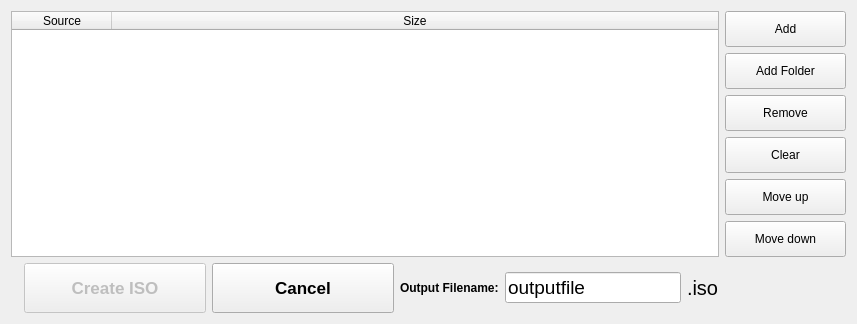
            <widget class="QWidget" name="page_9">
             <layout class="QVBoxLayout" name="verticalLayout_11">
              <item>
               <layout class="QGridLayout" name="gridLayout_4">
                <item row="0" column="0">
                 <widget class="QTableWidget" name="tableWidget_6">
                  <property name="sizePolicy">
                   <sizepolicy hsizetype="Fixed" vsizetype="Expanding">
                    <horstretch>0</horstretch>
                    <verstretch>0</verstretch>
                   </sizepolicy>
                  </property>
                  <property name="maximumSize">
                   <size>
                    <width>16777214</width>
                    <height>16777215</height>
                   </size>
                  </property>
                  <property name="contextMenuPolicy">
                   <enum>Qt::CustomContextMenu</enum>
                  </property>
                  <property name="verticalScrollBarPolicy">
                   <enum>Qt::ScrollBarAsNeeded</enum>
                  </property>
                  <property name="horizontalScrollBarPolicy">
                   <enum>Qt::ScrollBarAlwaysOff</enum>
                  </property>
                  <property name="editTriggers">
                   <set>QAbstractItemView::NoEditTriggers</set>
                  </property>
                  <property name="selectionMode">
                   <enum>QAbstractItemView::SingleSelection</enum>
                  </property>
                  <property name="selectionBehavior">
                   <enum>QAbstractItemView::SelectRows</enum>
                  </property>
                  <attribute name="horizontalHeaderMinimumSectionSize">
                   <number>100</number>
                  </attribute>
                  <attribute name="horizontalHeaderStretchLastSection">
                   <bool>true</bool>
                  </attribute>
                  <column>
                   <property name="text">
                    <string>Source</string>
                   </property>
                  </column>
                  <column>
                   <property name="text">
                    <string>Size</string>
                   </property>
                  </column>
                 </widget>
                </item>
                <item row="1" column="0">
                 <layout class="QHBoxLayout" name="horizontalLayout_11">
                  <item>
                   <widget class="QLabel" name="loading_label">
                    <property name="text">
                     <string/>
                    </property>
                   </widget>
                  </item>
                  <item>
                   <widget class="QPushButton" name="startBtn_8">
                    <property name="enabled">
                     <bool>false</bool>
                    </property>
                    <property name="minimumSize">
                     <size>
                      <width>182</width>
                      <height>50</height>
                     </size>
                    </property>
                    <property name="maximumSize">
                     <size>
                      <width>182</width>
                      <height>50</height>
                     </size>
                    </property>
                    <property name="font">
                     <font>
                      <pointsize>13</pointsize>
                      <weight>75</weight>
                      <bold>true</bold>
                     </font>
                    </property>
                    <property name="text">
                     <string>Create ISO</string>
                    </property>
                    <property name="icon">
                     <iconset theme="media-playback-start">
                      <normaloff/>
                     </iconset>
                    </property>
                    <property name="iconSize">
                     <size>
                      <width>20</width>
                      <height>20</height>
                     </size>
                    </property>
                   </widget>
                  </item>
                  <item>
                   <widget class="QPushButton" name="stop_6">
                    <property name="minimumSize">
                     <size>
                      <width>182</width>
                      <height>50</height>
                     </size>
                    </property>
                    <property name="maximumSize">
                     <size>
                      <width>182</width>
                      <height>50</height>
                     </size>
                    </property>
                    <property name="font">
                     <font>
                      <pointsize>13</pointsize>
                      <weight>75</weight>
                      <bold>true</bold>
                     </font>
                    </property>
                    <property name="text">
                     <string>Cancel</string>
                    </property>
                    <property name="icon">
                     <iconset theme="media-playback-stop">
                      <normaloff/>
                     </iconset>
                    </property>
                    <property name="iconSize">
                     <size>
                      <width>20</width>
                      <height>20</height>
                     </size>
                    </property>
                   </widget>
                  </item>
                  <item>
                   <layout class="QHBoxLayout" name="horizontalLayout_8">
                    <item>
                     <widget class="QLabel" name="label_3">
                      <property name="font">
                       <font>
                        <weight>75</weight>
                        <bold>true</bold>
                       </font>
                      </property>
                      <property name="text">
                       <string>Output Filename:</string>
                      </property>
                     </widget>
                    </item>
                    <item>
                     <widget class="QLineEdit" name="lineEdit_6">
                      <property name="font">
                       <font>
                        <pointsize>14</pointsize>
                       </font>
                      </property>
                      <property name="focusPolicy">
                       <enum>Qt::StrongFocus</enum>
                      </property>
                      <property name="text">
                       <string>outputfile</string>
                      </property>
                     </widget>
                    </item>
                    <item>
                     <widget class="QLabel" name="label_4">
                      <property name="font">
                       <font>
                        <pointsize>15</pointsize>
                       </font>
                      </property>
                      <property name="text">
                       <string>.iso</string>
                      </property>
                     </widget>
                    </item>
                   </layout>
                  </item>
                 </layout>
                </item>
                <item row="0" column="1">
                 <layout class="QVBoxLayout" name="verticalLayout_6">
                  <item>
                   <widget class="QPushButton" name="addBtn_4">
                    <property name="sizePolicy">
                     <sizepolicy hsizetype="Fixed" vsizetype="Fixed">
                      <horstretch>0</horstretch>
                      <verstretch>0</verstretch>
                     </sizepolicy>
                    </property>
                    <property name="minimumSize">
                     <size>
                      <width>121</width>
                      <height>36</height>
                     </size>
                    </property>
                    <property name="maximumSize">
                     <size>
                      <width>121</width>
                      <height>36</height>
                     </size>
                    </property>
                    <property name="text">
                     <string>Add</string>
                    </property>
                    <property name="icon">
                     <iconset theme="list-add">
                      <normaloff/>
                     </iconset>
                    </property>
                   </widget>
                  </item>
                  <item>
                   <widget class="QPushButton" name="addfolder_4">
                    <property name="minimumSize">
                     <size>
                      <width>121</width>
                      <height>36</height>
                     </size>
                    </property>
                    <property name="maximumSize">
                     <size>
                      <width>121</width>
                      <height>36</height>
                     </size>
                    </property>
                    <property name="text">
                     <string>Add Folder</string>
                    </property>
                    <property name="icon">
                     <iconset theme="folder-new">
                      <normaloff/>
                     </iconset>
                    </property>
                   </widget>
                  </item>
                  <item>
                   <widget class="QPushButton" name="removeBtn_4">
                    <property name="sizePolicy">
                     <sizepolicy hsizetype="Fixed" vsizetype="Fixed">
                      <horstretch>0</horstretch>
                      <verstretch>0</verstretch>
                     </sizepolicy>
                    </property>
                    <property name="minimumSize">
                     <size>
                      <width>121</width>
                      <height>36</height>
                     </size>
                    </property>
                    <property name="maximumSize">
                     <size>
                      <width>121</width>
                      <height>36</height>
                     </size>
                    </property>
                    <property name="text">
                     <string>Remove</string>
                    </property>
                    <property name="icon">
                     <iconset theme="list-remove">
                      <normaloff/>
                     </iconset>
                    </property>
                   </widget>
                  </item>
                  <item>
                   <widget class="QPushButton" name="clearBtn_4">
                    <property name="sizePolicy">
                     <sizepolicy hsizetype="Fixed" vsizetype="Fixed">
                      <horstretch>0</horstretch>
                      <verstretch>0</verstretch>
                     </sizepolicy>
                    </property>
                    <property name="minimumSize">
                     <size>
                      <width>121</width>
                      <height>36</height>
                     </size>
                    </property>
                    <property name="maximumSize">
                     <size>
                      <width>121</width>
                      <height>36</height>
                     </size>
                    </property>
                    <property name="text">
                     <string>Clear</string>
                    </property>
                    <property name="icon">
                     <iconset theme="edit-delete">
                      <normaloff/>
                     </iconset>
                    </property>
                   </widget>
                  </item>
                  <item>
                   <widget class="QPushButton" name="moveupButton_4">
                    <property name="minimumSize">
                     <size>
                      <width>121</width>
                      <height>36</height>
                     </size>
                    </property>
                    <property name="maximumSize">
                     <size>
                      <width>121</width>
                      <height>36</height>
                     </size>
                    </property>
                    <property name="text">
                     <string>Move up</string>
                    </property>
                    <property name="icon">
                     <iconset theme="go-up">
                      <normaloff/>
                     </iconset>
                    </property>
                   </widget>
                  </item>
                  <item>
                   <widget class="QPushButton" name="movedownButton_4">
                    <property name="minimumSize">
                     <size>
                      <width>121</width>
                      <height>36</height>
                     </size>
                    </property>
                    <property name="maximumSize">
                     <size>
                      <width>121</width>
                      <height>36</height>
                     </size>
                    </property>
                    <property name="text">
                     <string>Move down</string>
                    </property>
                    <property name="icon">
                     <iconset theme="go-down">
                      <normaloff/>
                     </iconset>
                    </property>
                   </widget>
                  </item>
                 </layout>
                </item>
               </layout>
              </item>
             </layout>
            </widget>
